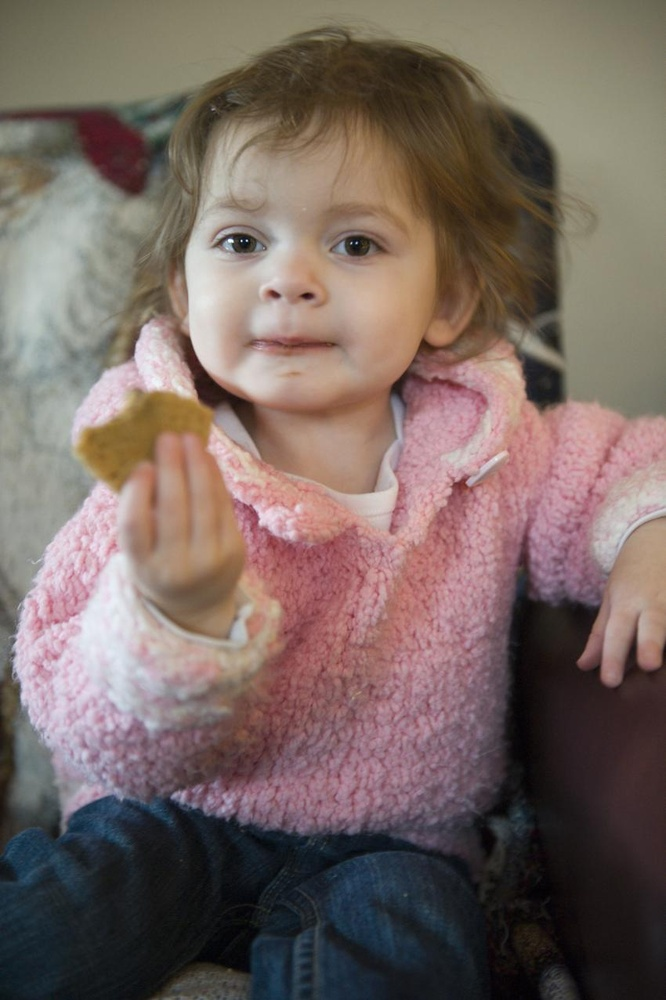
#> input picture Image Exposure/images/Random_Image/normal_baby.JPG, 666 x 1000 px, shrunk from 850 x 1277 before the run, found by its file name
$ jupyter execute --allow-errors 'Random Images Exposure Analysis.ipynb'
#> lines starting #> are read from the running program, lines starting #| are printed output that depends on the picture
# Importing Libraries

[cell 1]
import cv2 as cv
import matplotlib.pyplot as plt
import numpy as np

# Loading Images

[cell 2]
normal_img = plt.imread('C:/Users/Asus/OneDrive/Documents/MyWebProjects/Image Processing/Image Exposure/images/Random_Image/normal_baby.JPG')
#> normal_img is the input picture: shape (1000, 666, 3); mean R, G, B 120.1, 103.6, 97.9
over_exposed_img = plt.imread('C:/Users/Asus/OneDrive/Documents/MyWebProjects/Image Processing/Image Exposure/images/Random_Image/overexpossed_baby.jpg')
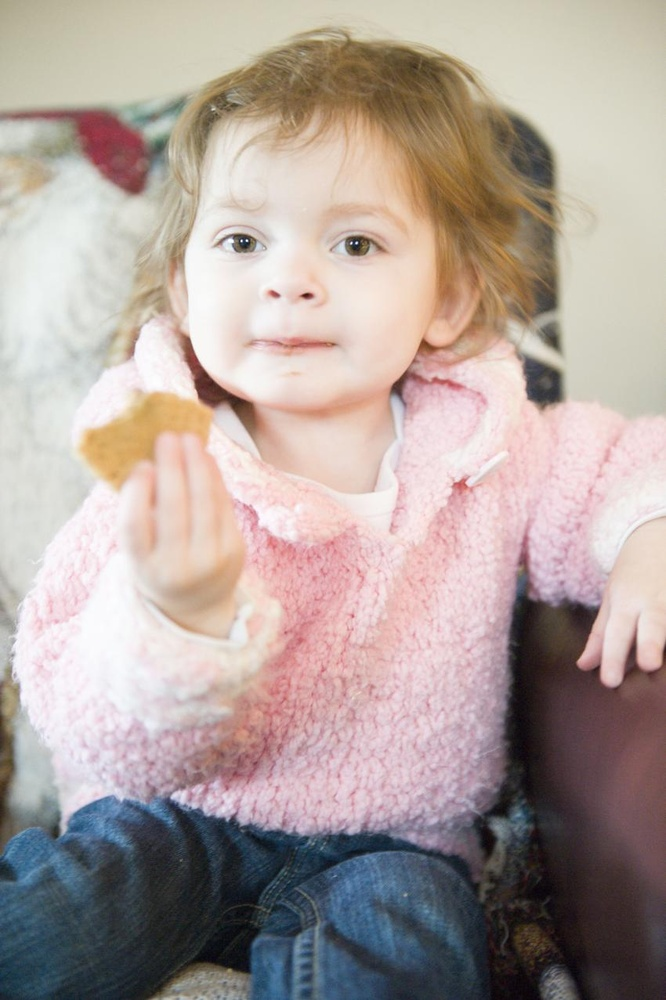
#> input picture Image Exposure/images/Random_Image/overexpossed_baby.JPG, 666 x 1000 px, shrunk from 850 x 1277 before the run, found by its file name
#> over_exposed_img is the input picture: shape (1000, 666, 3); mean R, G, B 175.4, 161.4, 156.1
under_exposed_img = plt.imread('C:/Users/Asus/OneDrive/Documents/MyWebProjects/Image Processing/Image Exposure/images/Random_Image/underexpossed_baby.jpg')
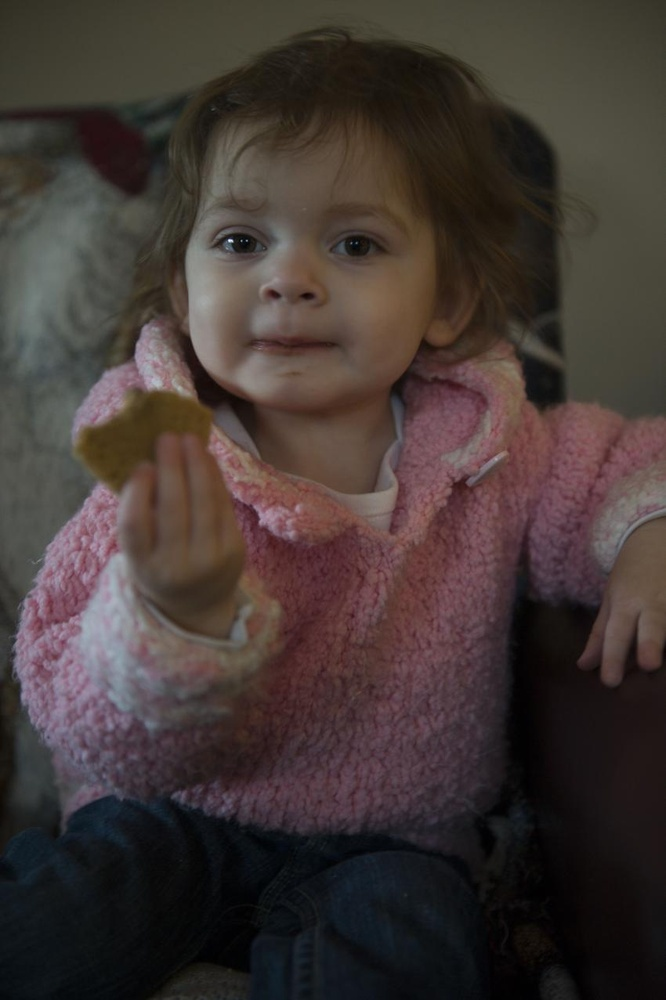
#> input picture Image Exposure/images/Random_Image/underexpossed_baby.JPG, 666 x 1000 px, shrunk from 850 x 1277 before the run, found by its file name
#> under_exposed_img is the input picture: shape (1000, 666, 3); mean R, G, B 66.5, 55.8, 52.7

normal_img2 = plt.imread('C:/Users/Asus/OneDrive/Documents/MyWebProjects/Image Processing/Image Exposure/images/Random_Image/normal_building.jpg')
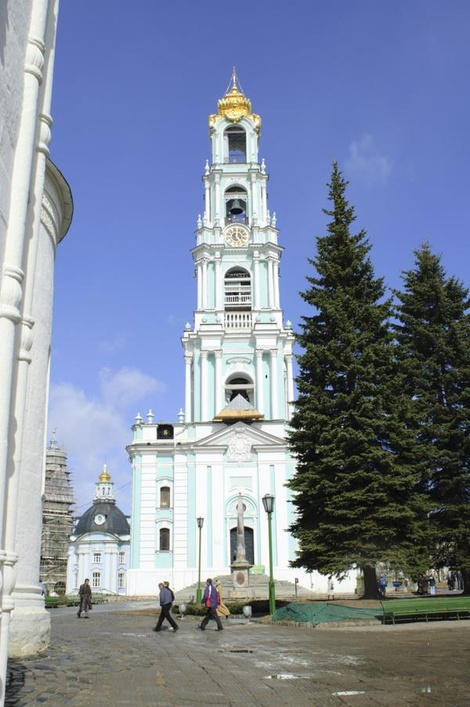
#> input picture Image Exposure/images/Random_Image/normal_building.JPG, 470 x 707 px, shrunk from 600 x 903 before the run, found by its file name
#> normal_img2 is the input picture: shape (707, 470, 3); mean R, G, B 125.5, 136.1, 157.3
over_exposed_img2 = plt.imread('C:/Users/Asus/OneDrive/Documents/MyWebProjects/Image Processing/Image Exposure/images/Random_Image/overexpossed_building.jpg')
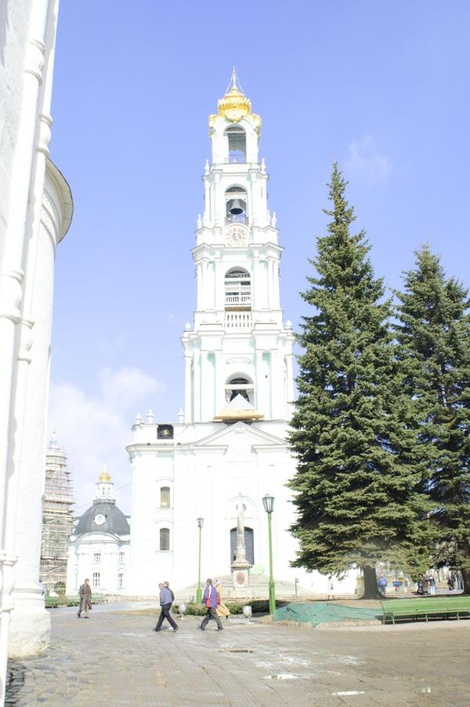
#> input picture Image Exposure/images/Random_Image/overexpossed_building.JPG, 470 x 707 px, shrunk from 600 x 903 before the run, found by its file name
#> over_exposed_img2 is the input picture: shape (707, 470, 3); mean R, G, B 179.8, 188.7, 204.1
under_exposed_img2 = plt.imread('C:/Users/Asus/OneDrive/Documents/MyWebProjects/Image Processing/Image Exposure/images/Random_Image/underexpossed_building.jpg')
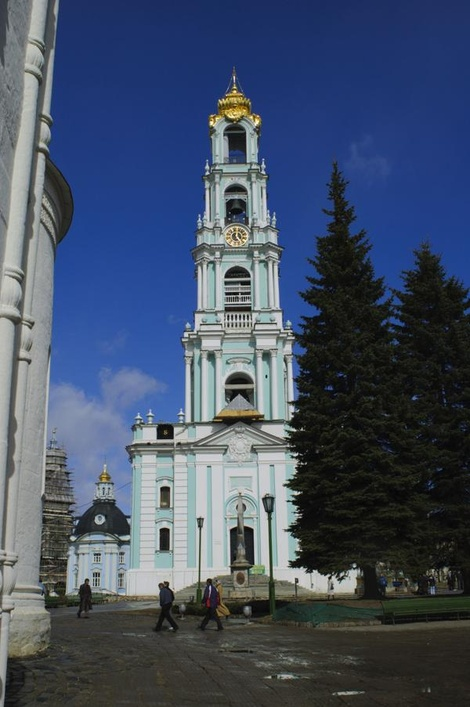
#> input picture Image Exposure/images/Random_Image/underexpossed_building.JPG, 470 x 707 px, shrunk from 600 x 903 before the run, found by its file name
#> under_exposed_img2 is the input picture: shape (707, 470, 3); mean R, G, B 67.6, 80, 101.8

#> (the rest of this cell did not finish here and is left out)

# converting to rgb

[cell 3]
normal_grayscale = cv.cvtColor(normal_img,cv.COLOR_RGB2GRAY)
over_exposed_grayscale = cv.cvtColor(over_exposed_img,cv.COLOR_RGB2GRAY)
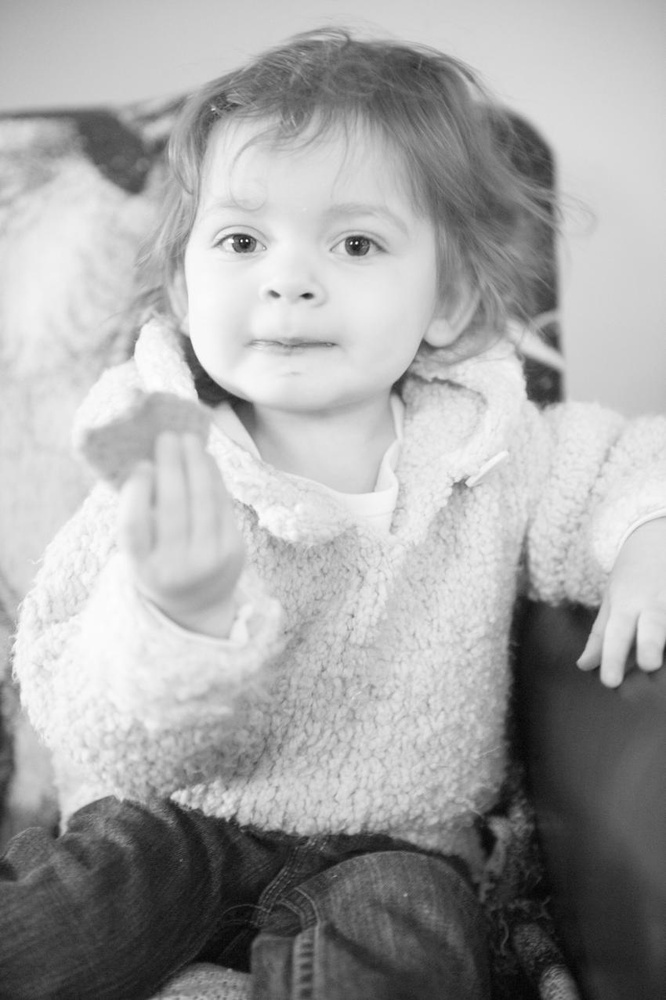
#> over_exposed_grayscale: shape (1000, 666); min 3, max 254, mean 165
under_exposed_grayscale = cv.cvtColor(under_exposed_img,cv.COLOR_RGB2GRAY)

normal_grayscale2 = cv.cvtColor(normal_img2,cv.COLOR_RGB2GRAY)
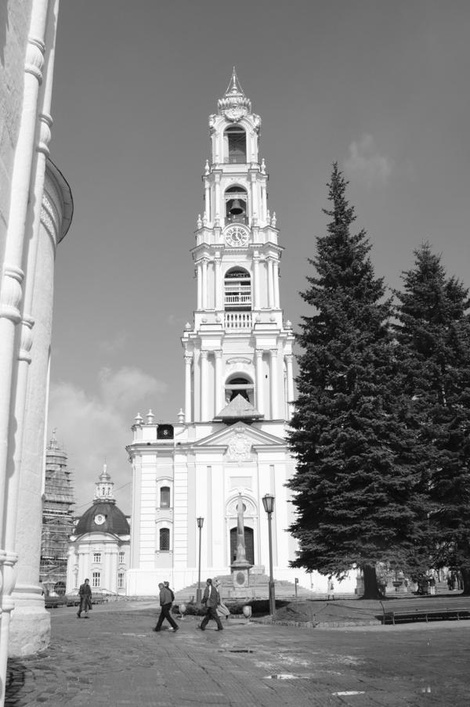
#> normal_grayscale2: shape (707, 470); min 0, max 255, mean 135.3
over_exposed_grayscale2 = cv.cvtColor(over_exposed_img2,cv.COLOR_RGB2GRAY)
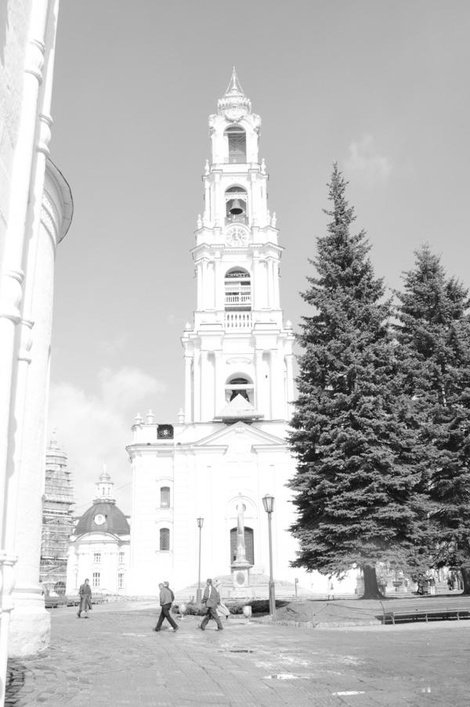
#> over_exposed_grayscale2: shape (707, 470); min 6, max 255, mean 187.8
under_exposed_grayscale2 = cv.cvtColor(under_exposed_img2,cv.COLOR_RGB2GRAY)
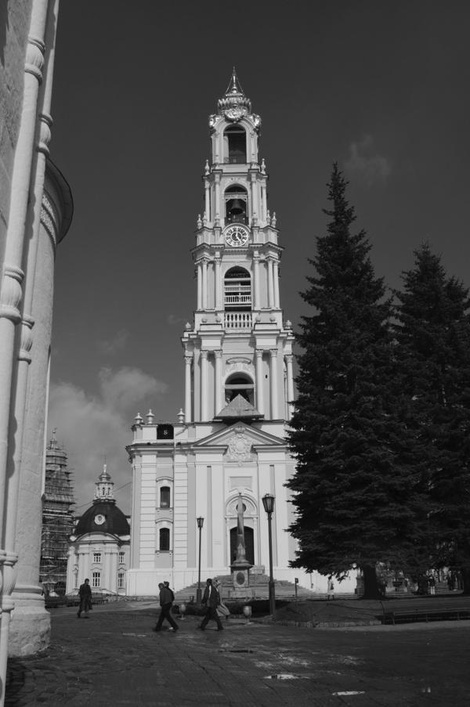
#> under_exposed_grayscale2: shape (707, 470); min 0, max 251, mean 78.8

#> (the rest of this cell did not finish here and is left out)

[cell 4]
h,w = normal_grayscale.shape
#> h = 1000; w = 666

[cell 5]
normal_grayscale = 1 - normal_grayscale
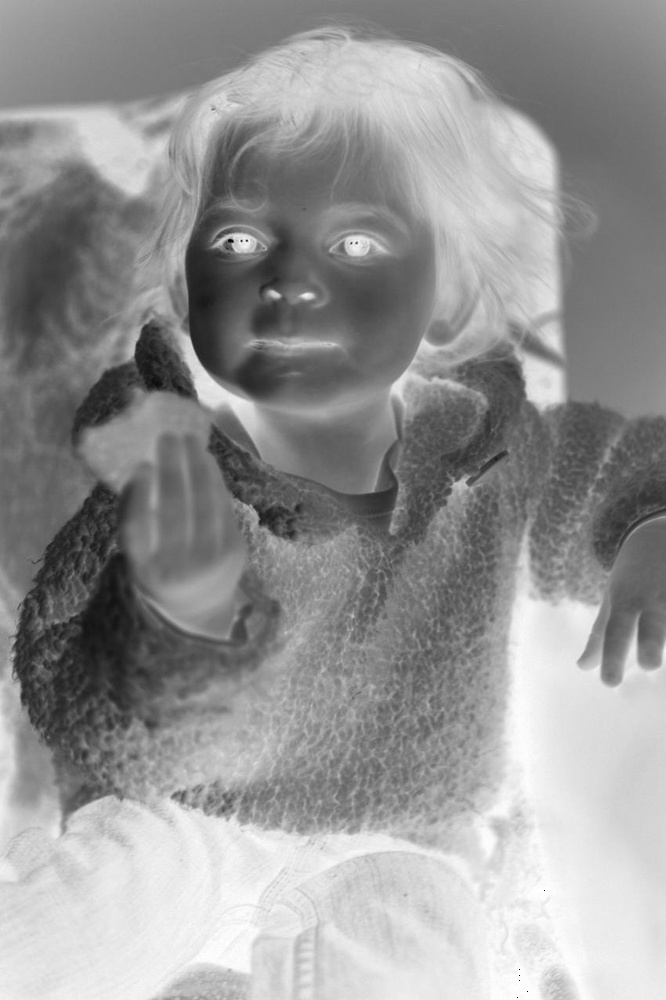
#> normal_grayscale: shape (1000, 666); min 0, max 255, mean 149.1
